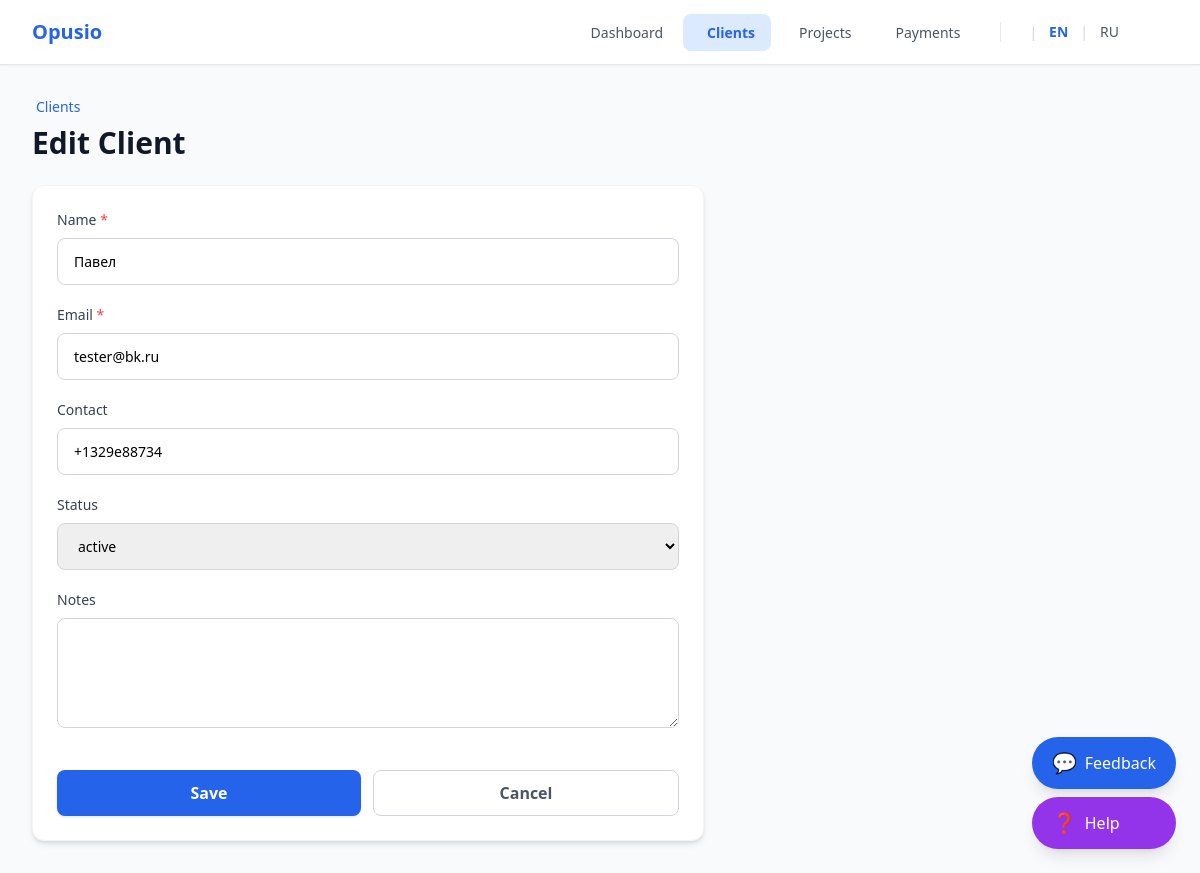
The app's page /clients/edit/1 (signed in) with its own data.
### tables this page shows
CREATE TABLE clients (
        id INTEGER PRIMARY KEY,
        user_id INTEGER NOT NULL,
        name TEXT NOT NULL,
        email TEXT,
        contact TEXT,
        status TEXT CHECK(status IN ('active','cold','archived')) DEFAULT 'active',
        last_contact DATE,
        notes TEXT,
        FOREIGN KEY(user_id) REFERENCES users(id) ON DELETE CASCADE
    );

### app.py (the view, shortened to what this page needs)
@app.route('/clients/edit/<int:client_id>', methods=['GET', 'POST'])
@login_required
def clients_edit(client_id):
    try:
        db = get_db()
        cur = db.cursor()
        cur.execute('''
            SELECT id, user_id, name, email, contact, status, last_contact, notes
            FROM clients WHERE id = ? AND user_id = ?
        ''', (client_id, current_user.id))
        client = cur.fetchone()
    except sqlite3.Error as e:
        flash(f"{t('db_error')}: {e}")
        client = None
    if not client:
        abort(404)
    return render_template('clients_edit.html', client=client)

### app.py (called while the page is built)
@login_manager.user_loader
def load_user(user_id):
    try:
        conn = sqlite3.connect(DB_PATH, check_same_thread=False)
        cur = conn.cursor()
        cur.execute('SELECT id, name, email FROM users WHERE id = ?', (user_id,))
        row = cur.fetchone()
        conn.close()
        if row:
            return User(row[0], row[1], row[2])
    except sqlite3.Error:
        return None
    return None

def get_db():
    if 'db' not in g:
        g.db = sqlite3.connect(DB_PATH, check_same_thread=False)
        g.db.row_factory = sqlite3.Row
        g.db.execute('PRAGMA foreign_keys = ON')
    return g.db

def get_lang():
    return session.get('lang', 'en')

def t(key, **kwargs):
    return get_text(key, get_lang(), **kwargs)

@app.context_processor
def inject_translations():
    return {'t': t, 'lang': get_lang()}

### translations.py (called while the page is built)
def get_text(key, lang='en', **kwargs):
    text = TRANSLATIONS.get(lang, TRANSLATIONS['en']).get(key, key)
    if kwargs:
        text = text.format(**kwargs)
    return text

### templates/clients_edit.html (shortened to what this page needs)
{% extends 'base.html' %}
{% block content %}
  <div class="mb-6">
    <a href="/clients" class="text-blue-600 hover:text-blue-700 text-sm font-medium flex items-center gap-1 mb-2">
      <span>{{ t('clients') }}</span>
    </a>
    <h1 class="text-3xl font-bold text-gray-900">{{ t('edit_client') }}</h1>
  </div>
  <div class="bg-white rounded-xl shadow-md border border-gray-100 p-6 max-w-2xl">
    <form method="post" class="space-y-5">
      <div>
        <label for="name" class="block text-sm font-medium text-gray-700 mb-2">
          {{ t('name') }} <span class="text-red-500">*</span>
        </label>
        <input
          type="text"
          id="name"
          name="name"
          required
          value="{{ client['name'] }}"
          class="input-field"
        >
      </div>
      <div>
        <label for="email" class="block text-sm font-medium text-gray-700 mb-2">
          {{ t('email') }} <span class="text-red-500">*</span>
        </label>
        <input
          type="email"
          id="email"
          name="email"
          required
          value="{{ client['email'] }}"
          class="input-field"
        >
      </div>
      <div>
        <label for="contact" class="block text-sm font-medium text-gray-700 mb-2">
          {{ t('contact') }}
        </label>
        <input
          type="text"
          id="contact"
          name="contact"
          value="{{ client['contact'] or '' }}"
          class="input-field"
        >
      </div>
      <div>
        <label for="status" class="block text-sm font-medium text-gray-700 mb-2">
          {{ t('status') }}
        </label>
        <select id="status" name="status" class="input-field">
          <option value="active" {% if client['status'] == 'active' %}selected{% endif %}>{{ t('active') }}</option>
        </select>
      </div>
      <div>
        <label for="notes" class="block text-sm font-medium text-gray-700 mb-2">
          {{ t('notes') }}
        </label>
        <textarea
          id="notes"
          name="notes"
          rows="4"
          class="input-field"
        >{{ client['notes'] or '' }}</textarea>
      </div>
      <div class="flex gap-3 pt-4">
        <button type="submit" class="btn-primary flex-1">
          {{ t('save') }}
        </button>
        <a href="/clients" class="btn-secondary flex-1 text-center">
          {{ t('cancel') }}
        </a>
      </div>
    </form>
  </div>
{% endblock %}

### static/css/style.css (style rules this page uses)
.btn-primary { background-color: #2563eb; color: white; font-weight: 600; padding: 0.625rem 1.25rem; border-radius: 0.5rem; transition: all 0.2s; box-shadow: 0 1px 3px 0 rgba(0, 0, 0, 0.1); display: inline-flex; align-items: center; justify-content: center; gap: 0.5rem; }
.btn-secondary { background-color: white; color: #4b5563; font-weight: 600; padding: 0.625rem 1.25rem; border-radius: 0.5rem; border: 1px solid #d1d5db; transition: all 0.2s; display: inline-flex; align-items: center; justify-content: center; gap: 0.5rem; }
.input-field { width: 100%; padding: 0.75rem 1rem; border: 1px solid #d1d5db; border-radius: 0.5rem; font-size: 0.875rem; transition: all 0.2s; outline: none; }

### records on screen
clients: name "Павел", email "tester@bk.ru", contact "+1329e88734", status "active"

### other values on screen
{{ t('dashboard') }} "Dashboard"
{{ t('clients') }} "Clients"
{{ t('projects') }} "Projects"
{{ t('payments') }} "Payments"
{{ t('edit_client') }} "Edit Client"
{{ t('name') }} "Name"
{{ t('email') }} "Email"
{{ t('contact') }} "Contact"
{{ t('status') }} "Status"
{{ t('notes') }} "Notes"
{{ t('save') }} "Save"
{{ t('cancel') }} "Cancel"
